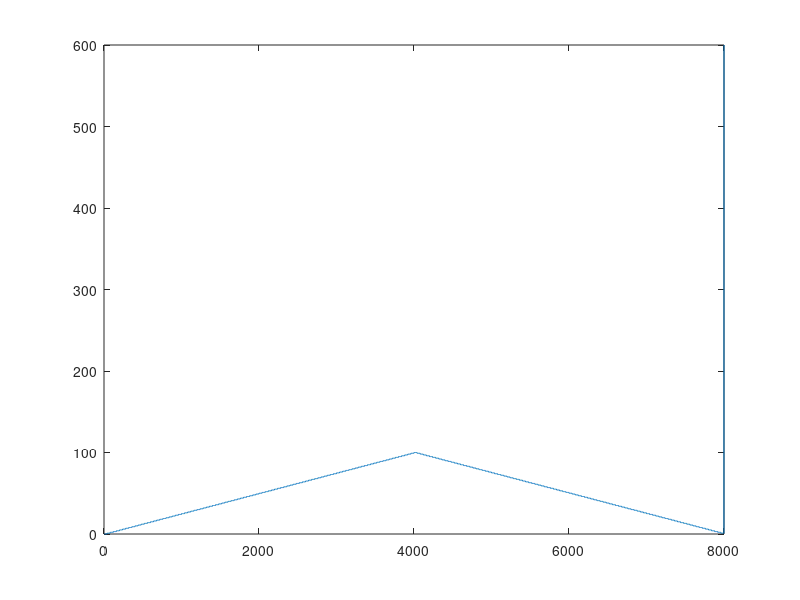

Source code (MATLAB):
duty=zeros(1,8000);


for cnt=1:8000
  duty(cnt)=(1-2*floor(cnt/4000))*(floor(mod(cnt,4000)/40)-1*floor(cnt/4000)*100);
end;
plot([1:8000],duty);